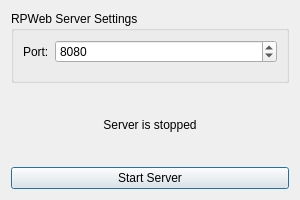
<?xml version="1.0" encoding="UTF-8"?>
<ui version="4.0">
 <class>RPWeb</class>
 <widget class="QDialog" name="RPWeb">
  <property name="windowModality">
   <enum>Qt::WindowModality::ApplicationModal</enum>
  </property>
  <property name="geometry">
   <rect>
    <x>0</x>
    <y>0</y>
    <width>300</width>
    <height>200</height>
   </rect>
  </property>
  <property name="sizePolicy">
   <sizepolicy hsizetype="Preferred" vsizetype="Preferred">
    <horstretch>0</horstretch>
    <verstretch>0</verstretch>
   </sizepolicy>
  </property>
  <property name="minimumSize">
   <size>
    <width>200</width>
    <height>150</height>
   </size>
  </property>
  <property name="windowTitle">
   <string>RPWeb Server Control</string>
  </property>
  <layout class="QVBoxLayout" name="verticalLayout">
   <item>
    <widget class="QGroupBox" name="groupBox">
     <property name="title">
      <string>RPWeb Server Settings</string>
     </property>
     <layout class="QFormLayout" name="formLayout">
      <item row="0" column="0">
       <widget class="QLabel" name="label">
        <property name="text">
         <string>Port:</string>
        </property>
       </widget>
      </item>
      <item row="0" column="1">
       <widget class="QSpinBox" name="portSpinBox">
        <property name="minimum">
         <number>1024</number>
        </property>
        <property name="maximum">
         <number>65535</number>
        </property>
        <property name="value">
         <number>8080</number>
        </property>
       </widget>
      </item>
     </layout>
    </widget>
   </item>
   <item>
    <widget class="QLabel" name="statusLabel">
     <property name="text">
      <string>Server is stopped</string>
     </property>
     <property name="alignment">
      <set>Qt::AlignmentFlag::AlignCenter</set>
     </property>
     <property name="wordWrap">
      <bool>true</bool>
     </property>
    </widget>
   </item>
   <item>
    <widget class="QPushButton" name="confirmButton">
     <property name="text">
      <string>Start Server</string>
     </property>
    </widget>
   </item>
  </layout>
 </widget>
 <resources/>
 <connections/>
</ui>
